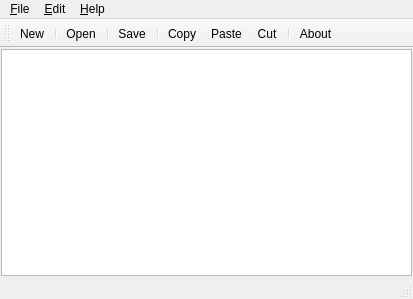
<?xml version="1.0" encoding="UTF-8"?>
<ui version="4.0">
 <class>MainWindow</class>
 <widget class="QMainWindow" name="MainWindow">
  <property name="geometry">
   <rect>
    <x>0</x>
    <y>0</y>
    <width>413</width>
    <height>299</height>
   </rect>
  </property>
  <property name="windowTitle">
   <string>MainWindow</string>
  </property>
  <widget class="QWidget" name="centralwidget">
   <layout class="QVBoxLayout" name="verticalLayout">
    <property name="margin">
     <number>1</number>
    </property>
    <item>
     <widget class="QTextEdit" name="textEdit"/>
    </item>
   </layout>
  </widget>
  <widget class="QMenuBar" name="menubar">
   <property name="geometry">
    <rect>
     <x>0</x>
     <y>0</y>
     <width>413</width>
     <height>25</height>
    </rect>
   </property>
   <widget class="QMenu" name="menu_File">
    <property name="title">
     <string>&amp;File</string>
    </property>
    <widget class="QMenu" name="menuOpen_Recent">
     <property name="title">
      <string>Open &amp;Recent</string>
     </property>
     <addaction name="actionOpen_All"/>
    </widget>
    <addaction name="action_New"/>
    <addaction name="separator"/>
    <addaction name="action_Open"/>
    <addaction name="menuOpen_Recent"/>
    <addaction name="separator"/>
    <addaction name="action_Save"/>
    <addaction name="separator"/>
    <addaction name="action_Exit"/>
   </widget>
   <widget class="QMenu" name="menu_Edit">
    <property name="title">
     <string>&amp;Edit</string>
    </property>
    <addaction name="action_Copy"/>
    <addaction name="action_Paste"/>
    <addaction name="action_Cut"/>
    <addaction name="separator"/>
    <addaction name="action_Find_Replace"/>
   </widget>
   <widget class="QMenu" name="menu_Help">
    <property name="title">
     <string>&amp;Help</string>
    </property>
    <addaction name="action_About"/>
   </widget>
   <addaction name="menu_File"/>
   <addaction name="menu_Edit"/>
   <addaction name="menu_Help"/>
  </widget>
  <widget class="QStatusBar" name="statusbar"/>
  <widget class="QToolBar" name="toolBar">
   <property name="windowTitle">
    <string>toolBar</string>
   </property>
   <attribute name="toolBarArea">
    <enum>TopToolBarArea</enum>
   </attribute>
   <attribute name="toolBarBreak">
    <bool>false</bool>
   </attribute>
   <addaction name="action_New"/>
   <addaction name="separator"/>
   <addaction name="action_Open"/>
   <addaction name="separator"/>
   <addaction name="action_Save"/>
   <addaction name="separator"/>
   <addaction name="action_Copy"/>
   <addaction name="action_Paste"/>
   <addaction name="action_Cut"/>
   <addaction name="separator"/>
   <addaction name="action_About"/>
  </widget>
  <action name="action_New">
   <property name="icon">
    <iconset>
     <normaloff>resources/file-new.png</normaloff>resources/file-new.png</iconset>
   </property>
   <property name="text">
    <string>&amp;New...</string>
   </property>
   <property name="toolTip">
    <string>Create a New Document</string>
   </property>
   <property name="shortcut">
    <string>Ctrl+N</string>
   </property>
  </action>
  <action name="action_Open">
   <property name="icon">
    <iconset>
     <normaloff>resources/file-open.png</normaloff>resources/file-open.png</iconset>
   </property>
   <property name="text">
    <string>&amp;Open...</string>
   </property>
   <property name="toolTip">
    <string>Open a Document</string>
   </property>
   <property name="shortcut">
    <string>Ctrl+O</string>
   </property>
  </action>
  <action name="action_Save">
   <property name="icon">
    <iconset>
     <normaloff>resources/file-save.png</normaloff>resources/file-save.png</iconset>
   </property>
   <property name="text">
    <string>&amp;Save...</string>
   </property>
   <property name="toolTip">
    <string>Save the Current Document</string>
   </property>
   <property name="shortcut">
    <string>Ctrl+S</string>
   </property>
  </action>
  <action name="action_Exit">
   <property name="text">
    <string>&amp;Exit</string>
   </property>
   <property name="shortcut">
    <string>Ctrl+W</string>
   </property>
  </action>
  <action name="actionOpen_All">
   <property name="text">
    <string>Open All</string>
   </property>
  </action>
  <action name="action_Copy">
   <property name="icon">
    <iconset>
     <normaloff>resources/edit-copy.png</normaloff>resources/edit-copy.png</iconset>
   </property>
   <property name="text">
    <string>&amp;Copy...</string>
   </property>
   <property name="shortcut">
    <string>Ctrl+C</string>
   </property>
  </action>
  <action name="action_Paste">
   <property name="icon">
    <iconset>
     <normaloff>resources/edit-paste.png</normaloff>resources/edit-paste.png</iconset>
   </property>
   <property name="text">
    <string>&amp;Paste...</string>
   </property>
   <property name="shortcut">
    <string>Ctrl+V</string>
   </property>
  </action>
  <action name="action_Cut">
   <property name="icon">
    <iconset>
     <normaloff>resources/edit-cut.png</normaloff>resources/edit-cut.png</iconset>
   </property>
   <property name="text">
    <string>&amp;Cut...</string>
   </property>
   <property name="shortcut">
    <string>Ctrl+X</string>
   </property>
  </action>
  <action name="action_Find_Replace">
   <property name="text">
    <string>&amp;Find and Replace...</string>
   </property>
   <property name="shortcut">
    <string>Ctrl+F</string>
   </property>
  </action>
  <action name="action_About">
   <property name="icon">
    <iconset>
     <normaloff>resources/help-content.png</normaloff>resources/help-content.png</iconset>
   </property>
   <property name="text">
    <string>&amp;About...</string>
   </property>
  </action>
 </widget>
 <resources/>
 <connections/>
</ui>
